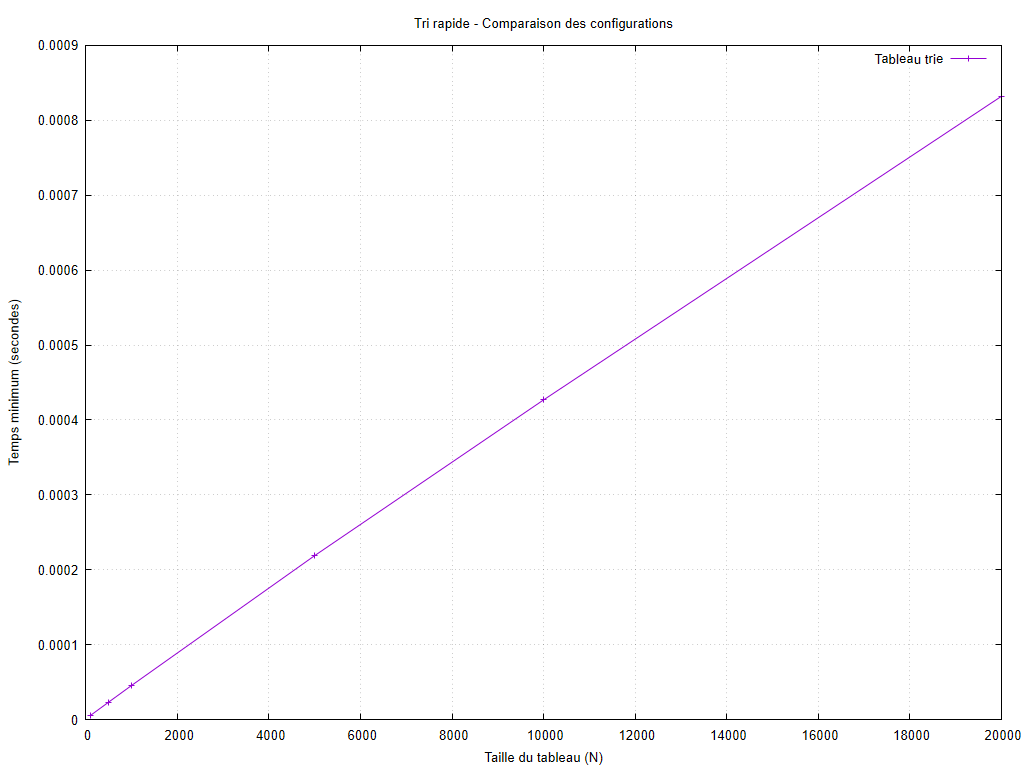

gnuplot code for this plot:
set encoding utf8
set terminal pngcairo size 1024,768 font 'Arial,10'
set output 'graphiques/20261003_213454/cases/quick_sort_input_order_cases.png'
set datafile missing 'non_mesure'
set title 'Tri rapide - Comparaison des configurations'
set xlabel 'Taille du tableau (N)'
set ylabel 'Temps minimum (secondes)'
set grid
set yrange [0:*]
plot 'resultats/20261003_213454/cases/quick_sort_input_order_cases.dat' using 1:2 title 'Tableau trie' with linespoints
unset output
